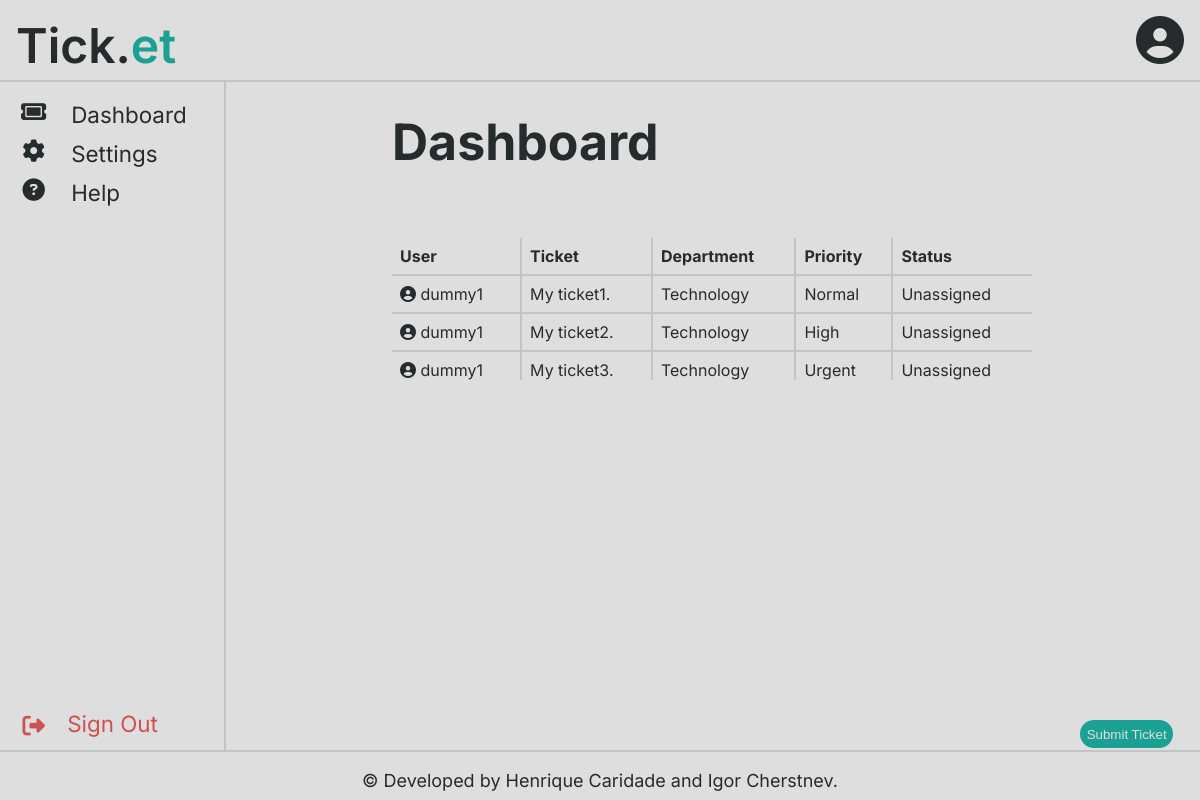
The app's page /pages/dashboard.php (signed in) with its own data.
### tables this page shows
CREATE TABLE Ticket(
    id INTEGER PRIMARY KEY NOT NULL,
    publisher STRING NOT NULL REFERENCES User(username),
    department STRING NOT NULL REFERENCES Department(username),
    publishDate DATETIME NOT NULL,
    priority STRING NOT NULL CHECK (priority IN('Normal', 'High', 'Urgent')),
    text STRING NOT NULL
);

CREATE TABLE TicketStatus(
    id INTEGER PRIMARY KEY AUTOINCREMENT NOT NULL,
    ticketId INTEGER NOT NULL REFERENCES Ticket(id),
    agentUsername STRING REFERENCES User(username),
    date DATETIME NOT NULL,
    status STRING NOT NULL CHECK (status IN('Unassigned', 'In progress', 'Done'))
);

### classes/ticket.php (called while the page is built, shortened)
<?php
    include_once("../classes/ticketStatus.php");
    class Ticket {
        private function __construct(PDO $db, int $id, string $publisher, string $department, DateTime $publishDate, string $priority, string $text) {
            $this->department = $department;
            $this->priority = $priority;
            $this->text = $text;
            $this->statuses = Ticket::getTicketStatuses($db, $id);
            $this->status = $this->statuses[0];
        }
        private static function arrayToTicket(PDO $db, array $ticket) : Ticket {
            return new Ticket($db, (int) $ticket['id'], $ticket['publisher'], $ticket['department'], new DateTime($ticket['publishDate']), $ticket['priority'], $ticket['text']);
        }
        static function getTicketStatuses(PDO $db, int $id) : array {
            $stmt = $db->prepare('SELECT * FROM TicketStatus WHERE ticketId=?');
            $stmt->execute(array($id));
            $statuses = $stmt->fetchAll();
            $statusArray = array();
            foreach ($statuses as $status) {
                $statusArray[] = new TicketStatus((int) $status['id'], (int) $status['ticketId'], $status['agentUsername'], new DateTime($status['date']), $status['status']);
            }
            usort($statusArray, fn(TicketStatus $a, TicketStatus $b) => ($a->date > $b->date) ? 1 : (($a->date < $b->date) ? -1 : 0));
            return $statusArray;
        }
        static function getTicketsFromUsername(PDO $db, string $username) : array {
            $stmt = $db->prepare('SELECT * FROM Ticket WHERE publisher=?');
            $stmt->execute(array($username));
            $tickets = $stmt->fetchAll();
            $ticketArray = array();
            foreach ($tickets as $ticket) {
                $ticketArray[] = Ticket::arrayToTicket($db, $ticket);
            }
            return $ticketArray;
        }
    }
?>

### classes/ticketStatus.php (called while the page is built, shortened)
<?php
    class TicketStatus {
        public function __construct(int $id, int $ticketId, ?string $agentUsername, DateTime $date, string $status) {
            $this->status = $status;
        }
    }
?>

### templates/ticket.php (the view)
<?php
    include_once("../classes/ticket.php");
    include_once("../templates/profile.php");
    function _drawTicket(Ticket $ticket) {
?>
<tr class="ticket">
    <td class="ticket-username"><?php drawProfile($ticket->publisher, true); ?></td>
    <td class="ticket-text"><?=htmlentities($ticket->text)?></td>
    <td class="ticket-department"><?=htmlentities($ticket->department)?></td>
    <td class="ticket-priority"><?=htmlentities($ticket->priority)?></td>
    <td class="ticket-status"><?=htmlentities($ticket->status->status)?></td>
</tr>
<?php
    }
    function drawTickets(array $tickets) {
?>
<table id="tickets">
    <thead>
        <tr>
            <th>User</th>
            <th>Ticket</th>
            <th>Department</th>
            <th>Priority</th>
            <th>Status</th>
        </tr>
    </thead>
    <tbody>
    <?php
    foreach ($tickets as $ticket) {
        _drawTicket($ticket);
    }
    ?>
    </tbody>
</table>
<?php
    }
?>

### templates/header.php (shortened to what this page needs)
<?php
    include_once("../templates/profile.php");
    function drawHeader(bool $drawProfile=false) {
?>
<html lang="en">
<head>
    <link rel="stylesheet" href="../css/style.css">
</head>
<body>
    <header>
        <span id="logo">Tick.<span id="logo-highlight">et</span></span>
        <?php if ($drawProfile) drawProfile(); ?>
    </header>
<?php
    }
?>

### templates/profile.php
<?php
    function drawProfile(?string $username=null, bool $showUsername=false, bool $showIcon=true) {
?>
<div <?php if ($username === null) { ?> id="profile" <?php } else { ?> data-user="<?=htmlentities($username)?>"  class="profile"<?php } ?>>
<?php if ($showIcon) { ?>
<i class="fa-solid fa-circle-user"></i>
<?php } if ($showUsername) { ?>
    <span class="username"><?=htmlentities($username)?></span>
<?php } ?>
</div>
<?php
    }
?>

### templates/sidebar.php
<?php
    function drawSidebar() {
?>
<div class="sidebar">
    <a href="../pages/dashboard.php">
        <span class="icon"><i class="fa-solid fa-ticket"></i></span>
        <span class="text">Dashboard</span>
    </a>
    <a href="../pages/settings.php">
        <span class="icon"><i class="fa-solid fa-gear"></i></span>
        <span class="text">Settings</span>
    </a>
    <a href="../pages/help.php">
        <span class="icon"><i class="fa-solid fa-question-circle"></i></span>
        <span class="text">Help</span>
    </a>
    <a href="../actions/logout.php">
        <span class="icon"><i class="fa-solid fa-right-from-bracket"></i></span>
        <span class="text sign-out">Sign Out</span>
    </a>
</div>
<?php
    }
?>

### pages/dashboard.php (shortened to what this page needs)
<?php
    include_once("../templates/header.php");
    include_once("../templates/footer.php");
    include_once("../templates/sidebar.php");
    include_once("../templates/ticket.php");
    include_once("../templates/department.php");
    include_once("../classes/session.php");
    include_once("../classes/ticket.php");
    $db = getDatabaseConnection();
    $tickets = Ticket::getTicketsFromUsername($db, $_SESSION[Session::USERNAME]);
    drawHeader(true);
    drawSidebar();
?>
<main class="main-sidebar">
    <div id="dashboard" class="page">
        <h1 id="dashboard-title" class="title">Dashboard</h1>
        <?php drawTickets($tickets); ?>
        <div class="openBtn">
            <button class="openButton" onclick="openTicketForm()"> Submit Ticket</button>
        </div>
</main>
<?php
    drawFooter();
?>

### templates/footer.php
<?php
    function drawFooter() {
?>
    <footer>
        <span id="footer-info">&copy; Developed by Henrique Caridade and Igor Cherstnev.</span>
    </footer>
    </body>
</html>
<?php
    }
?>

### css/style.css (style rules this page uses)
:root { --primary-background-color: #dededeff; --secondary-background-color: #c4c3c7ff; --primary-color: #262b2dff; --secondary-color: #4c6569ff; --accent-color: #1aa193ff; --error-color: #ce5050ff; --warning-color: #cfbd63ff;; --success-color: #51d880ff; --header-height: 5rem; --footer-height: 3rem; --sidebar-width: 14rem; --sidebar-padding: 15px; --margin-sides: 10rem; }
body { font-family: 'Inter', sans-serif; background-color: var(--primary-background-color); color: var(--primary-color); }
.page { width: calc(100% - 2 * var(--margin-sides)); margin: 0 var(--margin-sides); }
a { color: var(--accent-color); text-decoration: none; }
header { position: fixed; top: 0; left: 0; width: 100%; height: var(--header-height); font-size: 3em; border-bottom: 2px solid var(--secondary-background-color); z-index: 2; }
#logo { position: absolute; top: 1rem; left: 1rem; font-weight: 600; }
#logo-highlight { color: var(--accent-color); }
#profile { position: absolute; top: 1rem; right: 1rem; }
footer { position: fixed; bottom: 0; left: 0; width: 100%; height: var(--footer-height); font-size: 1em; border-top: 2px solid var(--secondary-background-color); z-index: 2; text-align: center; }
#footer-info { position: relative; top: 1em; font-size: large; }
.sidebar { height: calc(100% - var(--header-height) - var(--footer-height) - 2 * var(--sidebar-padding)); width: var(--sidebar-width); position: fixed; top: var(--header-height); left: 0; overflow-x: hidden; border-right: 2px solid var(--secondary-background-color); padding: var(--sidebar-padding) 0; z-index: 1; }
.sidebar a { display: block; padding: 6px 10px; color: var(--primary-color); font-size: 1.4em; }
.sidebar a .icon { position: absolute; right: 70%; width: 30%; text-align: center; }
.sidebar a .text { position: relative; left: 30%; }
.sidebar a:last-child .icon, .sidebar a:last-child .text { position: absolute; bottom: var(--sidebar-padding); color: var(--error-color); }
main { margin-top: var(--header-height); margin-bottom: var(--footer-height); }
main.main-sidebar { margin-left: var(--sidebar-width); }
.title { font-size: 50px; padding-top: 2rem; padding-bottom: 2rem; }
button:not(.faq-question) { padding: 0.8em; color: var(--primary-background-color); background-color: var(--accent-color); border: none; padding: 0.5em; border-radius: 2em; }
table#tickets { width: 100%; border-collapse: collapse; }
table#tickets, table#tickets th, table#tickets td { position: relative; }
table#tickets th { padding: 0.5em; text-align: left; }
table#tickets td { min-width: 0; padding: 0.5em; overflow: hidden; border-top: 2px solid var(--secondary-background-color); }
.ticket > td { white-space: nowrap; position: relative; overflow: hidden; min-width: 0; }
.openButton { position: absolute; left : 90%; top :90%; }

### records on screen
ticket: publisher "dummy1", text "My ticket1.", department "Technology", priority "Normal"
ticketstatus: status "Unassigned"
ticket: publisher "dummy1", text "My ticket2.", department "Technology", priority "High"
ticketstatus: status "Unassigned"
ticket: publisher "dummy1", text "My ticket3.", department "Technology", priority "Urgent"
ticketstatus: status "Unassigned"
